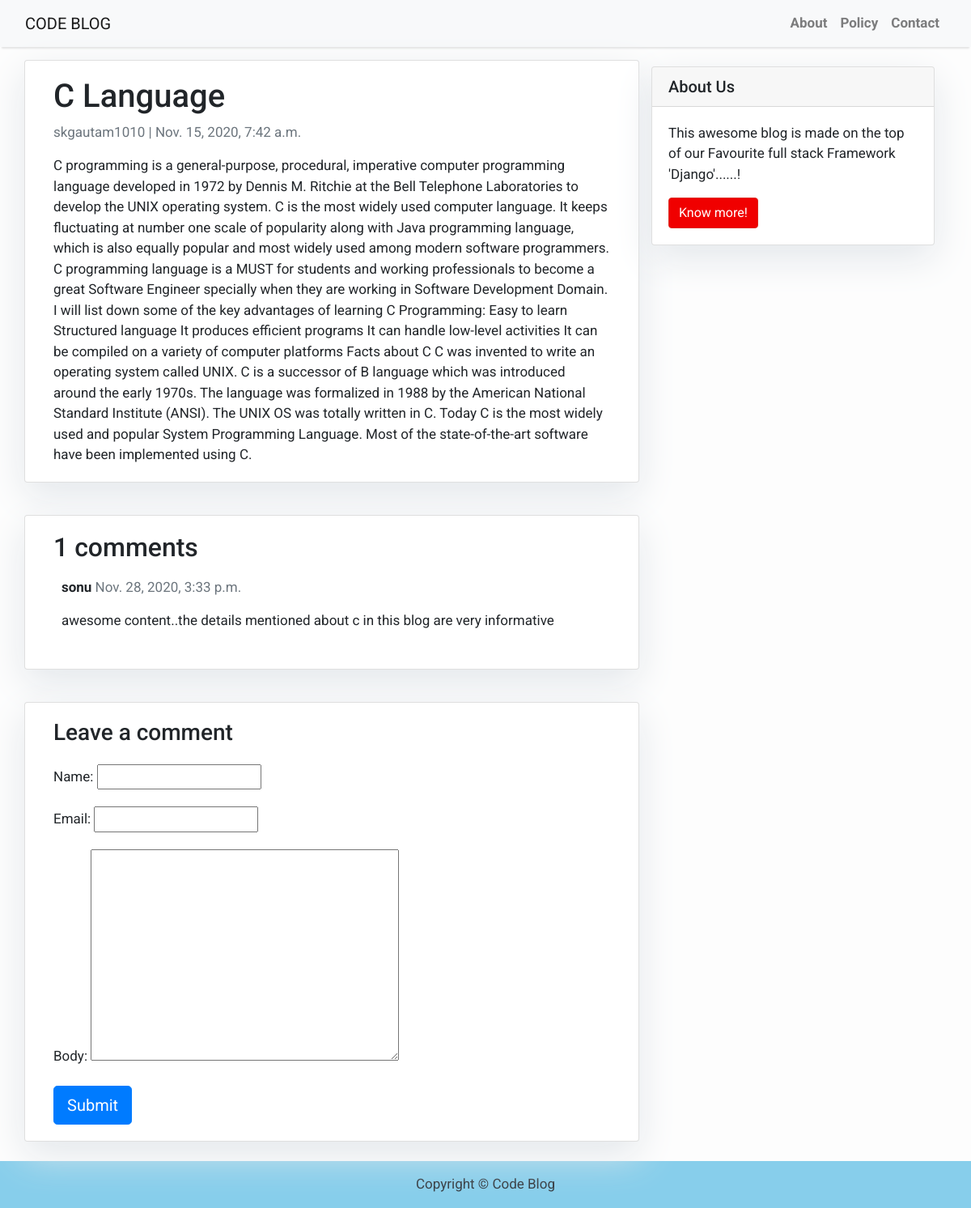
Before: /c-language/ with the older database file.
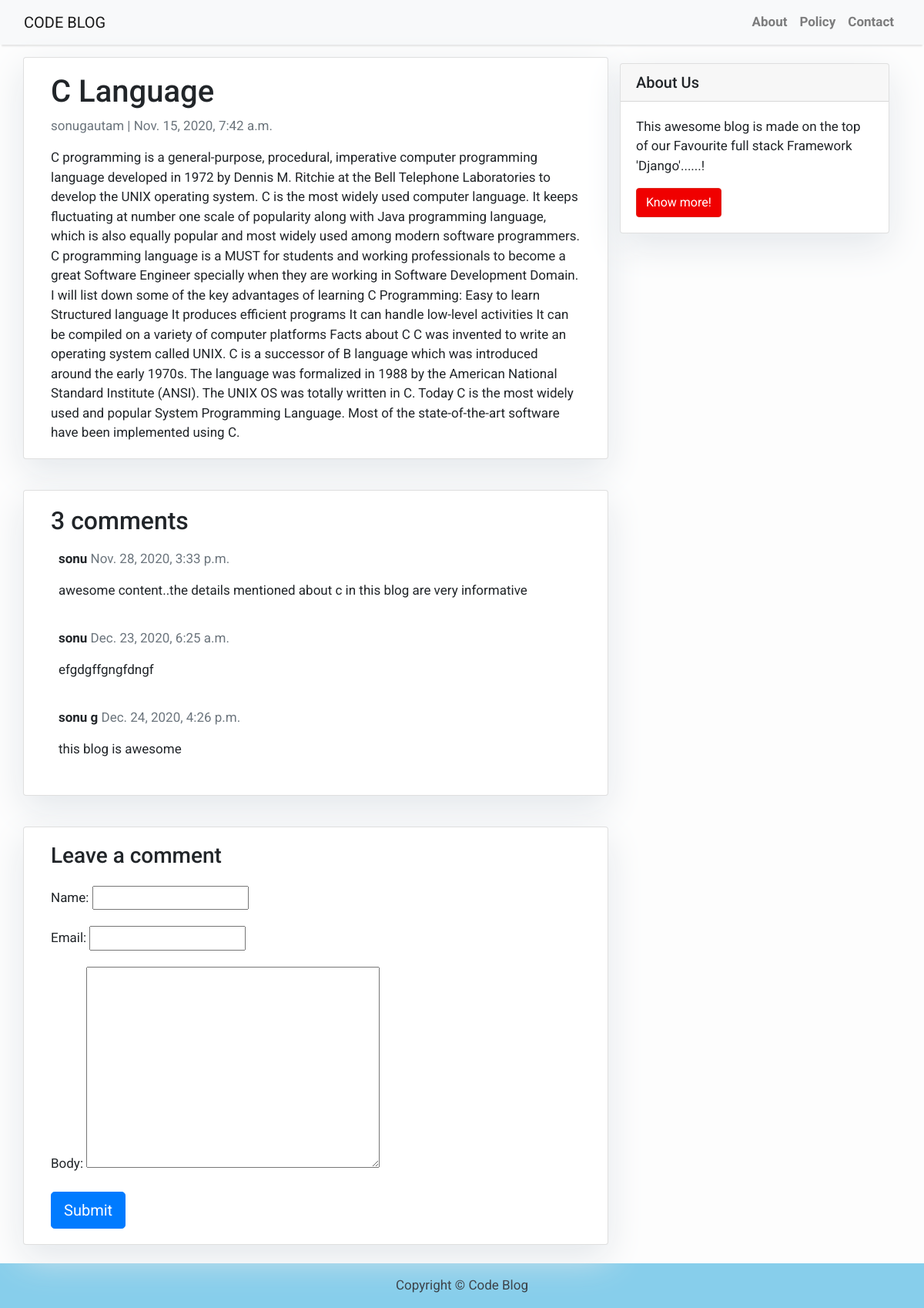
After: the same page with the newer database file.
### blog/models.py (models this page shows, shortened)
class Post(models.Model):
    title=models.CharField(max_length=400,unique=True)
    slug=models.SlugField(max_length=300,unique=True)
    author = models.ForeignKey(User, on_delete= models.CASCADE,related_name='blog_posts')
    content=models.TextField()
    created_on=models.DateTimeField(auto_now_add=True)
    updated_on=models.DateTimeField(auto_now=True)
    status = models.IntegerField(choices=STATUS, default=0)
    class Meta:
        ordering=['-created_on']

class Comment(models.Model):
    post=models.ForeignKey(Post,on_delete=models.CASCADE,related_name='comments')  #many to one relationship with post model
    name = models.CharField(max_length=80)
    email = models.EmailField()
    body = models.TextField()
    created_on = models.DateTimeField(auto_now_add=True)
    active = models.BooleanField(default=False)
    class Meta:
        ordering=['created_on']

### blog/views.py (the view)
# urls.py: path('<slug:slug>/', views.post_detail, name='post_detail')
def post_detail(request, slug):
    template_name = 'post_detail.html'
    post = get_object_or_404(Post, slug=slug)
    comments = post.comments.filter(active=True)
    new_comment = None
    if request.method == 'POST':
        comment_form = CommentForm(data=request.POST)
        if comment_form.is_valid():
            new_comment = comment_form.save(commit=False)
            new_comment.post = post
            new_comment.save()
    else:
        comment_form = CommentForm()
    return render(request, template_name, {'post': post,
                                           'comments': comments,
                                           'new_comment': new_comment,
                                           'comment_form': comment_form})

### blog/forms.py
class CommentForm(forms.ModelForm):
    class Meta:
        model=Comment
        fields=('name','email','body')

### templates/post_detail.html (shortened to what this page needs)
{% extends 'base.html' %} {% block content %}
{% load crispy_forms_tags %}
<div class="container">
  <div class="row">
    <div class="col-md-8 card mb-4  mt-3 left  top">
      <div class="card-body">
        <h1>{% block title %} {{ post.title }} {% endblock title %}</h1>
        <p class=" text-muted">{{ post.author }} | {{ post.created_on }}</p>
        <p class="card-text ">{{ post.content | safe }}</p>
      </div>
    </div>
    {% block sidebar %} {% include 'sidebar.html' %} {% endblock sidebar %}
    <div class="col-md-8 card mb-4  mt-3 ">
      <div class="card-body">
        <h2>{{ comments.count }} comments</h2>
        {% for comment in comments %}
        <div class="comments" style="padding: 10px;">
          <p class="font-weight-bold">
            {{ comment.name }}
            <span class=" text-muted font-weight-normal">
              {{ comment.created_on }}
            </span>
          </p>
          {{ comment.body | linebreaks }}
        </div>
        {% endfor %}
      </div>
    </div>
    <div class="col-md-8 card mb-4  mt-3 ">
      <div class="card-body">
        {% if new_comment %}
        <div class="alert alert-success" role="alert">
          Your comment is awaiting moderation
        </div>
        {% else %}
        <h3>Leave a comment</h3>
        <form method="post" style="margin-top: 1.3em;">
          {{ comment_form.as_p }}
          <button type="submit" class="btn btn-primary  btn-lg">Submit</button>
        </form>
        {% endif %}
      </div>
    </div>
  </div>
</div>
{% endblock content %}

### templates/base.html (shortened to what this page needs)
<!DOCTYPE html>
<html>
    <head>
        <link rel="stylesheet" href="https://maxcdn.bootstrapcdn.com/bootstrap/4.0.0/css/bootstrap.min.css"
 />
    </head>
    <body>
        <nav class="navbar navbar-expand-lg navbar-light bg-light shadow" id="mainNav">
            <div class="container-fluid">
                <a class="navbar-brand" href="{% url 'home' %}">CODE BLOG</a>
                <div class="collapse navbar-collapse" id="navbarResponsive">
                    <ul class="navbar-nav ml-auto">
                        <li class="nav-item text-black">
                            <a class="nav-link text-black font-weight-bold" href="#">About</a>
                        </li>
                        <li class="nav-item text-black">
                            <a class="nav-link text-black font-weight-bold" href="#">Policy</a>
                        </li>
                        <li class="nav-item text-black">
                            <a class="nav-link text-black font-weight-bold" href="#">Contact</a>
                        </li>
                    </ul>
                </div>
            </div>
        </nav>
        {% block content %}{% endblock content %}
        <footer class="py-3 bg-grey">
            <p class="m-0 text-dark text-center ">Copyright &copy; Code Blog</p>
        </footer>
    </body>
</html>

### templates/sidebar.html (shortened to what this page needs)
{% block sidebar %}
<div class="col-md-4 float-right ">
<div class="card my-4">
        <h5 class="card-header">About Us</h5>
    <div class="card-body">
        <p class="card-text"> This awesome blog is made on the top of our Favourite full stack Framework 'Django'......!</p>
        <a href="#"
           class="btn btn-danger">Know more!</a>
    </div>
</div>
</div>
{% endblock sidebar %}

### templates/base.html (style rules this page uses)
body { font-family: "Roboto", sans-serif; font-size: 17px; background-color: #fdfdfd; }
.shadow { box-shadow: 0 4px 2px -2px rgba(0, 0, 0, 0.1); }
.btn-danger { color: #fff; background-color: #f00000; border-color: #dc281e; }
.card { box-shadow: 0 16px 48px #E3E7EB; }
footer { background-color:skyblue; }

### templates/sidebar.html (style rules this page uses)
.card { box-shadow: 0 16px 48px #E3E7EB; }

Changed rows visible on the page:
changed Post "C Language": author "skgautam1010" → "sonugautam"
added Comment: name "sonu", created_on "Dec. 23, 2020, 6:25 a.m.", body "efgdgffgngfdngf"
added Comment: name "sonu g", created_on "Dec. 24, 2020, 4:26 p.m.", body "this blog is awesome"
Other visible differences:
{{ comments.count }}: "1" → "3"
